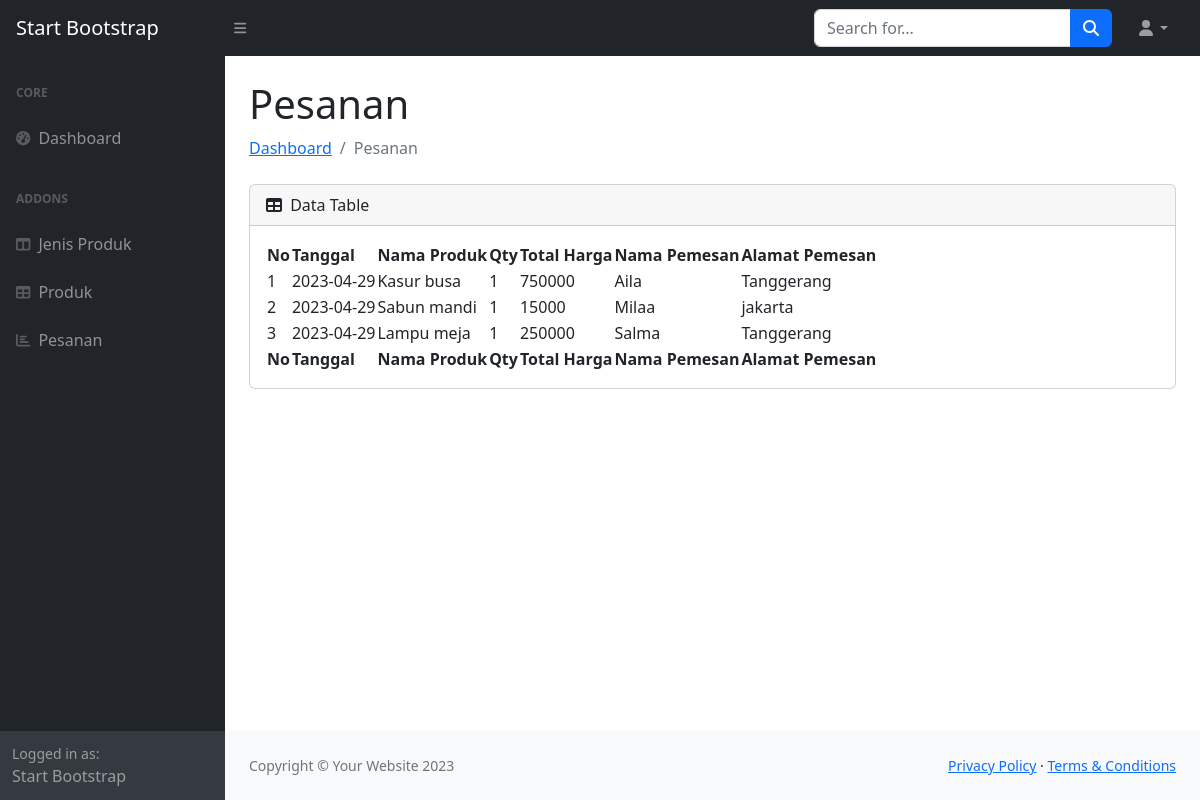
The page /admin/pesanan.php on the database its author committed.
### tables this page shows
CREATE TABLE `pesanan` (
  `id` int(11) NOT NULL,
  `nama_produk` varchar(45) NOT NULL,
  `qty` int(11) NOT NULL DEFAULT 1,
  `tanggal` date NOT NULL,
  `total_harga` double NOT NULL,
  `nama_pemesan` varchar(45) NOT NULL,
  `alamat_pemesan` varchar(45) NOT NULL
);

### admin/pesanan.php (the view)
<?php include 'layouts/header.php' ?>
<main>
    <div class="container-fluid px-4">
        <h1 class="mt-4">Pesanan</h1>
        <ol class="breadcrumb mb-4">
            <li class="breadcrumb-item"><a href="index.php">Dashboard</a></li>
            <li class="breadcrumb-item active">Pesanan</li>
        </ol>
        <div class="card mb-4">
            <div class="card-header">
                <i class="fas fa-table me-1"></i>
                Data Table
            </div>
            <div class="card-body">
                <table id="datatablesSimple">
                    <thead>
                        <tr>
                            <th>No</th>
                            <th>Tanggal</th>
                            <th>Nama Produk</th>
                            <th>Qty</th>
                            <th>Total Harga</th>
                            <th>Nama Pemesan</th>
                            <th>Alamat Pemesan</th>
                        </tr>
                    </thead>
                    <tfoot>
                        <tr>
                            <th>No</th>
                            <th>Tanggal</th>
                            <th>Nama Produk</th>
                            <th>Qty</th>
                            <th>Total Harga</th>
                            <th>Nama Pemesan</th>
                            <th>Alamat Pemesan</th>
                        </tr>
                    </tfoot>
                    <tbody>
                        <?php
                        $sql = "SELECT * FROM pesanan";
                        $stmt = $dbh->prepare($sql);
                        $stmt->execute();
                        $pesanan = $stmt->fetchAll();
                        foreach ($pesanan as $jp) {
                        ?>
                            <tr>
                                <td><?= $jp['id'] ?></td>
                                <td><?= $jp['tanggal'] ?></td>
                                <td><?= $jp['nama_produk'] ?></td>
                                <td><?= $jp['qty'] ?></td>
                                <td><?= $jp['total_harga'] ?></td>
                                <td><?= $jp['nama_pemesan'] ?></td>
                                <td><?= $jp['alamat_pemesan'] ?></td>
                            </tr>
                        <?php } ?>
                    </tbody>
                </table>
            </div>
        </div>
    </div>
</main>
<?php include 'layouts/footer.php' ?>

### rows shown on the page
pesanan: id "1", tanggal "2023-04-29", nama_produk "Kasur busa", qty "1", total_harga "750000", nama_pemesan "Aila", alamat_pemesan "Tanggerang"
pesanan: id "2", tanggal "2023-04-29", nama_produk "Sabun mandi", qty "1", total_harga "15000", nama_pemesan "Milaa", alamat_pemesan "jakarta"
pesanan: id "3", tanggal "2023-04-29", nama_produk "Lampu meja", qty "1", total_harga "250000", nama_pemesan "Salma", alamat_pemesan "Tanggerang"
